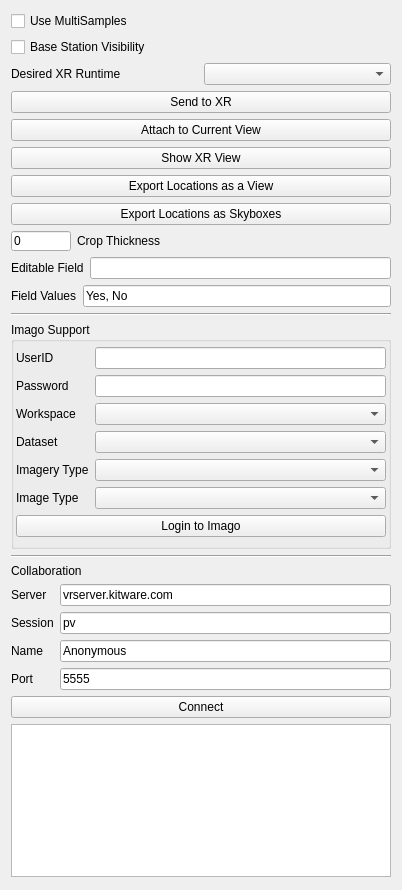
<?xml version="1.0" encoding="UTF-8"?>
<ui version="4.0">
 <class>pqXRInterfaceDockPanel</class>
 <widget class="QWidget" name="pqXRInterfaceDockPanel">
  <property name="geometry">
   <rect>
    <x>0</x>
    <y>0</y>
    <width>402</width>
    <height>890</height>
   </rect>
  </property>
  <property name="sizePolicy">
   <sizepolicy hsizetype="Preferred" vsizetype="Preferred">
    <horstretch>0</horstretch>
    <verstretch>0</verstretch>
   </sizepolicy>
  </property>
  <property name="windowTitle">
   <string>Form</string>
  </property>
  <layout class="QHBoxLayout" name="horizontalLayout_4">
   <property name="leftMargin">
    <number>2</number>
   </property>
   <property name="topMargin">
    <number>2</number>
   </property>
   <property name="rightMargin">
    <number>2</number>
   </property>
   <property name="bottomMargin">
    <number>2</number>
   </property>
   <item>
    <widget class="QWidget" name="widget" native="true">
     <property name="sizePolicy">
      <sizepolicy hsizetype="Preferred" vsizetype="Preferred">
       <horstretch>0</horstretch>
       <verstretch>0</verstretch>
      </sizepolicy>
     </property>
     <layout class="QVBoxLayout" name="verticalLayout">
      <item>
       <widget class="QCheckBox" name="multisamples">
        <property name="toolTip">
         <string extracomment="Whether or not to use multisampled framebuffers. Using multisamples can reduce flickering but currently does not work with volume rendering."/>
        </property>
        <property name="text">
         <string>Use MultiSamples</string>
        </property>
       </widget>
      </item>
      <item>
       <widget class="QCheckBox" name="baseStationVisibility">
        <property name="text">
         <string>Base Station Visibility</string>
        </property>
       </widget>
      </item>
      <item>
       <layout class="QHBoxLayout" name="horizontalLayoutXRBackend">
        <item>
         <widget class="QLabel" name="sendToXRLabel">
          <property name="sizePolicy">
           <sizepolicy hsizetype="Preferred" vsizetype="Fixed">
            <horstretch>0</horstretch>
            <verstretch>0</verstretch>
           </sizepolicy>
          </property>
          <property name="text">
           <string>Desired XR Runtime</string>
          </property>
         </widget>
        </item>
        <item>
         <widget class="QComboBox" name="chooseBackendCombo">
          <property name="toolTip">
           <string>"When sending to VR, both OpenVR and OpenXR runtimes are available.  This option determines which should be used."</string>
          </property>
         </widget>
        </item>
       </layout>
      </item>
      <item>
       <widget class="QPushButton" name="sendToXRButton">
        <property name="text">
         <string>Send to XR</string>
        </property>
       </widget>
      </item>
      <item>
       <widget class="QPushButton" name="attachToCurrentViewButton">
        <property name="text">
         <string>Attach to Current View</string>
        </property>
       </widget>
      </item>
      <item>
       <widget class="QPushButton" name="showXRViewButton">
        <property name="toolTip">
         <string>Display a window showing a stabilized view of what the XR headset is showing</string>
        </property>
        <property name="text">
         <string>Show XR View</string>
        </property>
       </widget>
      </item>
      <item>
       <widget class="QPushButton" name="exportLocationsAsViewButton">
        <property name="toolTip">
         <string extracomment="This option will export the saved locations, their geometry, txtures, and properties into a form that can be used in MineView. The result is stored in a pv-view directory. "/>
        </property>
        <property name="text">
         <string>Export Locations as a View</string>
        </property>
       </widget>
      </item>
      <item>
       <widget class="QPushButton" name="exportLocationsAsSkyboxesButton">
        <property name="toolTip">
         <string extracomment="Export the saved locations from XR as skyboxes suitable for viewing with vtk.js. This option will produce a pv-skybox folder that can be zipped up for use by ParaView Glance or vtk.js."/>
        </property>
        <property name="text">
         <string>Export Locations as Skyboxes</string>
        </property>
       </widget>
      </item>
      <item>
       <layout class="QHBoxLayout" name="horizontalLayout">
        <item>
         <widget class="QLineEdit" name="cropThickness">
          <property name="sizePolicy">
           <sizepolicy hsizetype="Preferred" vsizetype="Fixed">
            <horstretch>0</horstretch>
            <verstretch>0</verstretch>
           </sizepolicy>
          </property>
          <property name="minimumSize">
           <size>
            <width>40</width>
            <height>20</height>
           </size>
          </property>
          <property name="maximumSize">
           <size>
            <width>60</width>
            <height>20</height>
           </size>
          </property>
          <property name="baseSize">
           <size>
            <width>40</width>
            <height>20</height>
           </size>
          </property>
          <property name="toolTip">
           <string extracomment="Thickness to use for new thick crops. A value of 0 defaults to automatic thickness."/>
          </property>
          <property name="text">
           <string>0</string>
          </property>
         </widget>
        </item>
        <item>
         <widget class="QLabel" name="cropThicknessLabel">
          <property name="sizePolicy">
           <sizepolicy hsizetype="Expanding" vsizetype="Fixed">
            <horstretch>0</horstretch>
            <verstretch>0</verstretch>
           </sizepolicy>
          </property>
          <property name="toolTip">
           <string extracomment="When using thick cropping planes this specifies the thickness of those planes."/>
          </property>
          <property name="text">
           <string>Crop Thickness</string>
          </property>
         </widget>
        </item>
       </layout>
      </item>
      <item>
       <layout class="QHBoxLayout" name="horizontalLayout_2">
        <item>
         <widget class="QLabel" name="scalarFieldLabel">
          <property name="sizePolicy">
           <sizepolicy hsizetype="Preferred" vsizetype="Fixed">
            <horstretch>0</horstretch>
            <verstretch>0</verstretch>
           </sizepolicy>
          </property>
          <property name="text">
           <string>Editable Field</string>
          </property>
         </widget>
        </item>
        <item>
         <widget class="QLineEdit" name="editableField">
          <property name="enabled">
           <bool>true</bool>
          </property>
          <property name="toolTip">
           <string extracomment="What scalar field can be edited in XR. This is an advanced feature still in development. You must specify field values below for this to work and the editable field specified must be a scalar array present in your data."/>
          </property>
         </widget>
        </item>
       </layout>
      </item>
      <item>
       <layout class="QHBoxLayout" name="horizontalLayout_3">
        <item>
         <widget class="QLabel" name="fieldValuesLabel">
          <property name="sizePolicy">
           <sizepolicy hsizetype="Preferred" vsizetype="Fixed">
            <horstretch>0</horstretch>
            <verstretch>0</verstretch>
           </sizepolicy>
          </property>
          <property name="text">
           <string>Field Values</string>
          </property>
         </widget>
        </item>
        <item>
         <widget class="QLineEdit" name="fieldValues">
          <property name="toolTip">
           <string extracomment="The options available when editing a field in XR. These values, text or numeric will be stored in the currently selected point/cell for the specified editable field array above. This is in development."/>
          </property>
          <property name="text">
           <string>Yes, No</string>
          </property>
         </widget>
        </item>
       </layout>
      </item>
      <item>
       <widget class="Line" name="imagoLine">
        <property name="orientation">
         <enum>Qt::Horizontal</enum>
        </property>
       </widget>
      </item>
      <item>
       <widget class="QGroupBox" name="imagoGroupBox">
        <property name="sizePolicy">
         <sizepolicy hsizetype="Preferred" vsizetype="Fixed">
          <horstretch>0</horstretch>
          <verstretch>0</verstretch>
         </sizepolicy>
        </property>
        <property name="minimumSize">
         <size>
          <width>0</width>
          <height>0</height>
         </size>
        </property>
        <property name="title">
         <string>Imago Support</string>
        </property>
        <property name="flat">
         <bool>true</bool>
        </property>
        <layout class="QVBoxLayout" name="verticalLayout_2">
         <property name="leftMargin">
          <number>2</number>
         </property>
         <property name="topMargin">
          <number>5</number>
         </property>
         <property name="rightMargin">
          <number>2</number>
         </property>
         <item>
          <layout class="QGridLayout" name="imagoGrid">
           <item row="0" column="0">
            <widget class="QLabel" name="imagoUserLabel">
             <property name="text">
              <string>UserID</string>
             </property>
            </widget>
           </item>
           <item row="1" column="0">
            <widget class="QLabel" name="imagoPasswordLabel">
             <property name="text">
              <string>Password</string>
             </property>
            </widget>
           </item>
           <item row="5" column="0">
            <widget class="QLabel" name="imagoImageTypeLabel">
             <property name="text">
              <string>Image Type</string>
             </property>
            </widget>
           </item>
           <item row="2" column="0">
            <widget class="QLabel" name="imagoWorkspaceLabel">
             <property name="text">
              <string>Workspace</string>
             </property>
            </widget>
           </item>
           <item row="4" column="0">
            <widget class="QLabel" name="imagoImageryTypeLabel">
             <property name="text">
              <string>Imagery Type</string>
             </property>
            </widget>
           </item>
           <item row="0" column="1">
            <widget class="QLineEdit" name="imagoUserValue"/>
           </item>
           <item row="5" column="1">
            <widget class="QComboBox" name="imagoImageTypeCombo"/>
           </item>
           <item row="1" column="1">
            <widget class="QLineEdit" name="imagoPasswordValue">
             <property name="echoMode">
              <enum>QLineEdit::Password</enum>
             </property>
            </widget>
           </item>
           <item row="3" column="0">
            <widget class="QLabel" name="imagoDatasetLabel">
             <property name="text">
              <string>Dataset</string>
             </property>
            </widget>
           </item>
           <item row="4" column="1">
            <widget class="QComboBox" name="imagoImageryTypeCombo"/>
           </item>
           <item row="2" column="1">
            <widget class="QComboBox" name="imagoWorkspaceCombo"/>
           </item>
           <item row="3" column="1">
            <widget class="QComboBox" name="imagoDatasetCombo"/>
           </item>
          </layout>
         </item>
         <item>
          <widget class="QPushButton" name="imagoLoginButton">
           <property name="text">
            <string>Login to Imago</string>
           </property>
          </widget>
         </item>
        </layout>
       </widget>
      </item>
      <item>
       <widget class="Line" name="line_2">
        <property name="orientation">
         <enum>Qt::Horizontal</enum>
        </property>
       </widget>
      </item>
      <item>
       <widget class="QLabel" name="cHeader">
        <property name="sizePolicy">
         <sizepolicy hsizetype="Preferred" vsizetype="Fixed">
          <horstretch>0</horstretch>
          <verstretch>0</verstretch>
         </sizepolicy>
        </property>
        <property name="text">
         <string>Collaboration</string>
        </property>
       </widget>
      </item>
      <item>
       <layout class="QGridLayout" name="gridLayout">
        <item row="4" column="1">
         <widget class="QLineEdit" name="cPortValue">
          <property name="text">
           <string>5555</string>
          </property>
         </widget>
        </item>
        <item row="1" column="0">
         <widget class="QLabel" name="cServerLabel">
          <property name="sizePolicy">
           <sizepolicy hsizetype="Preferred" vsizetype="Fixed">
            <horstretch>0</horstretch>
            <verstretch>0</verstretch>
           </sizepolicy>
          </property>
          <property name="toolTip">
           <string>The IP address or server name to connect to</string>
          </property>
          <property name="text">
           <string>Server</string>
          </property>
         </widget>
        </item>
        <item row="2" column="1">
         <widget class="QLineEdit" name="cSessionValue">
          <property name="text">
           <string>pv</string>
          </property>
         </widget>
        </item>
        <item row="3" column="0">
         <widget class="QLabel" name="cNameLabel">
          <property name="sizePolicy">
           <sizepolicy hsizetype="Preferred" vsizetype="Fixed">
            <horstretch>0</horstretch>
            <verstretch>0</verstretch>
           </sizepolicy>
          </property>
          <property name="toolTip">
           <string>Your name to appear in XR</string>
          </property>
          <property name="text">
           <string>Name</string>
          </property>
         </widget>
        </item>
        <item row="2" column="0">
         <widget class="QLabel" name="cSessionLabel">
          <property name="sizePolicy">
           <sizepolicy hsizetype="Preferred" vsizetype="Fixed">
            <horstretch>0</horstretch>
            <verstretch>0</verstretch>
           </sizepolicy>
          </property>
          <property name="toolTip">
           <string>What session to connect to. A session is a string name. People who join the same session on the same server will see each other.</string>
          </property>
          <property name="text">
           <string>Session</string>
          </property>
         </widget>
        </item>
        <item row="1" column="1">
         <widget class="QLineEdit" name="cServerValue">
          <property name="text">
           <string>vrserver.kitware.com</string>
          </property>
         </widget>
        </item>
        <item row="3" column="1">
         <widget class="QLineEdit" name="cNameValue">
          <property name="text">
           <string>Anonymous</string>
          </property>
         </widget>
        </item>
        <item row="4" column="0">
         <widget class="QLabel" name="cPortLabel">
          <property name="sizePolicy">
           <sizepolicy hsizetype="Preferred" vsizetype="Fixed">
            <horstretch>0</horstretch>
            <verstretch>0</verstretch>
           </sizepolicy>
          </property>
          <property name="toolTip">
           <string>What port to connect to</string>
          </property>
          <property name="text">
           <string>Port</string>
          </property>
         </widget>
        </item>
       </layout>
      </item>
      <item>
       <widget class="QPushButton" name="cConnectButton">
        <property name="text">
         <string>Connect</string>
        </property>
       </widget>
      </item>
      <item>
       <widget class="QPlainTextEdit" name="outputWindow"/>
      </item>
      <item>
       <spacer name="verticalSpacer">
        <property name="orientation">
         <enum>Qt::Vertical</enum>
        </property>
        <property name="sizeHint" stdset="0">
         <size>
          <width>20</width>
          <height>40</height>
         </size>
        </property>
       </spacer>
      </item>
     </layout>
    </widget>
   </item>
  </layout>
 </widget>
 <tabstops>
  <tabstop>multisamples</tabstop>
  <tabstop>baseStationVisibility</tabstop>
  <tabstop>sendToXRButton</tabstop>
  <tabstop>attachToCurrentViewButton</tabstop>
  <tabstop>showXRViewButton</tabstop>
  <tabstop>exportLocationsAsViewButton</tabstop>
  <tabstop>exportLocationsAsSkyboxesButton</tabstop>
  <tabstop>cropThickness</tabstop>
  <tabstop>editableField</tabstop>
  <tabstop>fieldValues</tabstop>
  <tabstop>imagoUserValue</tabstop>
  <tabstop>imagoPasswordValue</tabstop>
  <tabstop>imagoWorkspaceCombo</tabstop>
  <tabstop>imagoDatasetCombo</tabstop>
  <tabstop>imagoImageryTypeCombo</tabstop>
  <tabstop>imagoImageTypeCombo</tabstop>
  <tabstop>imagoLoginButton</tabstop>
  <tabstop>cServerValue</tabstop>
  <tabstop>cSessionValue</tabstop>
  <tabstop>cNameValue</tabstop>
  <tabstop>cPortValue</tabstop>
  <tabstop>cConnectButton</tabstop>
  <tabstop>outputWindow</tabstop>
 </tabstops>
 <resources/>
 <connections/>
</ui>
